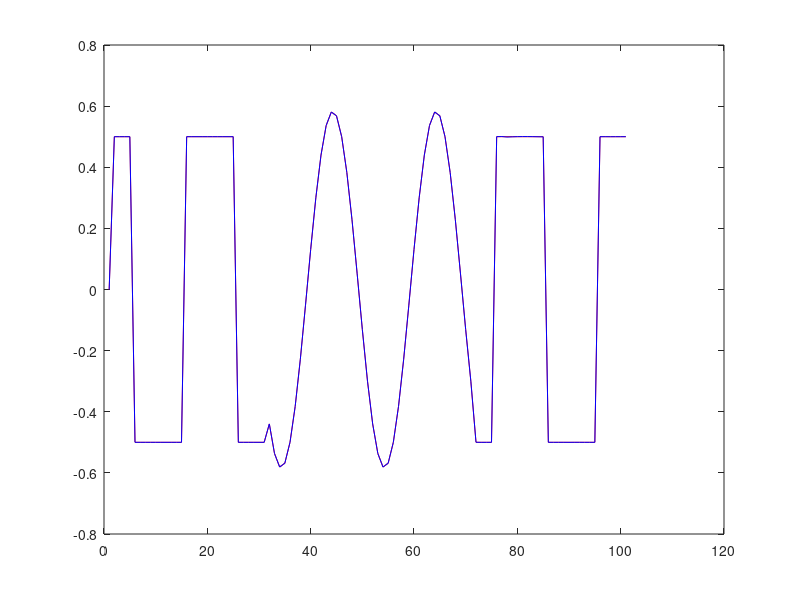

Reproduce this figure in MATLAB.
%期望轨迹
for t = 1:1:100
	if t <= 30
		yd(t+1) = 0.5*(-1)^round(t/10);
	elseif t > 30 && t <= 70
		yd(t+1) = 0.5*sin((t*pi)/10) + 0.3*cos((t*pi)/10);
	else
		yd(t+1) = 0.5*(-1)^round(t/10);
    end
end

%参数设置
epsilon = 0.01;
lambda = 1; %0.6
rho = 0.85;  %1
mu = 1;    %1
eta = 0.6;  %0.6
alpha_1 = 0.4;
alpha_2 = 0.4;
alpha_3 = 0.2;

%控制过程
i_n = 1000; %迭代次数
y(1:i_n,1:100) = 0;
for k = 1:1:i_n
	for t = 1:1:100 %时间参量
		if k == 1
			phi(k,t) = 7.5;
		elseif k == 2
			phi(k,t) = phi(k-1,t) + (lambda*(u(k-1,t) - 0)/(mu + norm(u(k-1,t) - 0)))*(y(k-1,t+1) - 0 - phi(k-1,t)*(u(k-1,t) - 0));
		elseif k == 3
			phi(k,t) = phi(k-1,t) + (lambda*(u(k-1,t) - 0)/(mu + norm(u(k-1,t) - 0)))*(y(k-1,t+1) - 0 - phi(k-1,t)*(u(k-1,t) - 0));
		else 
			phi(k,t) = (u(k-1,t) - u(k-2,t))*(y(k-1,t+1) - y(k-2,t+1))/(mu + norm(u(k-1,t) - u(k-2,t))) + (mu*eta/(mu + norm(u(k-1,t) - u(k-2,t))))*(alpha_1*phi(k-1,t) + alpha_2*phi(k-2,t) + alpha_3*phi(k-3,t));
        end
		if k == 1
			u(k,t) = 0;
		else
			u(k,t) = u(k-1,t) + (rho*phi(k,t)/(lambda + norm(phi(k,t))))*e(k-1,t+1);
        end
        if k >= 2 && (phi(k,t) <= epsilon || (abs(u(k,t) - u(k-1,t) <= epsilon)))
			phi(k,t) = phi(1,t);
		end

		%系统部分
		if t <= 50
			y(k,t+1) = y(k,t)/(1 + norm(y(k,t))) + (u(k,t))^3;
		else
			y(k,t+1) = (y(k,t)*y(k,t-1)*y(k,t-2)*u(k,t-1)*(y(k,t-2) - 1) + 0.1*round(t/50)*u(k,t))/(1 + norm(y(k,t-1)) + norm(y(k,t-2)));
		end
		e(k,t+1) = yd(t+1) - y(k,t+1);
	end
end

figure(1) 
plot(yd,'r'); hold on;
plot(y(i_n,:),'b'); 
